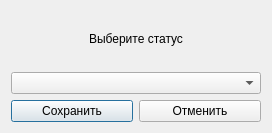
<?xml version="1.0" encoding="UTF-8"?>
<ui version="4.0">
 <class>statuschangeDialog</class>
 <widget class="QDialog" name="statuschangeDialog">
  <property name="geometry">
   <rect>
    <x>0</x>
    <y>0</y>
    <width>272</width>
    <height>133</height>
   </rect>
  </property>
  <property name="windowTitle">
   <string>Dialog</string>
  </property>
  <layout class="QVBoxLayout" name="verticalLayout">
   <item>
    <widget class="QLabel" name="label">
     <property name="text">
      <string>Выберите статус</string>
     </property>
     <property name="alignment">
      <set>Qt::AlignCenter</set>
     </property>
    </widget>
   </item>
   <item>
    <widget class="QComboBox" name="comboBox"/>
   </item>
   <item>
    <layout class="QHBoxLayout" name="horizontalLayout">
     <item>
      <widget class="QPushButton" name="saveButton">
       <property name="text">
        <string>Сохранить</string>
       </property>
      </widget>
     </item>
     <item>
      <widget class="QPushButton" name="cancelButton">
       <property name="text">
        <string>Отменить</string>
       </property>
      </widget>
     </item>
    </layout>
   </item>
  </layout>
 </widget>
 <resources/>
 <connections/>
</ui>
